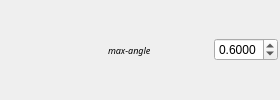
                      <widget class="QWidget" name="widget_2" native="true">
                       <layout class="QHBoxLayout" name="horizontalLayout_17">
                        <property name="leftMargin">
                         <number>2</number>
                        </property>
                        <property name="topMargin">
                         <number>2</number>
                        </property>
                        <property name="rightMargin">
                         <number>2</number>
                        </property>
                        <property name="bottomMargin">
                         <number>2</number>
                        </property>
                        <item>
                         <widget class="QLabel" name="label_8">
                          <property name="minimumSize">
                           <size>
                            <width>100</width>
                            <height>0</height>
                           </size>
                          </property>
                          <property name="text">
                           <string/>
                          </property>
                         </widget>
                        </item>
                        <item>
                         <widget class="QLabel" name="label_12">
                          <property name="minimumSize">
                           <size>
                            <width>100</width>
                            <height>0</height>
                           </size>
                          </property>
                          <property name="maximumSize">
                           <size>
                            <width>100</width>
                            <height>16777215</height>
                           </size>
                          </property>
                          <property name="font">
                           <font>
                            <family>FontAwesome</family>
                            <pointsize>7</pointsize>
                            <italic>true</italic>
                           </font>
                          </property>
                          <property name="text">
                           <string>max-angle</string>
                          </property>
                         </widget>
                        </item>
                        <item>
                         <widget class="QDoubleSpinBox" name="norMaxAngleSpin">
                          <property name="sizePolicy">
                           <sizepolicy hsizetype="Expanding" vsizetype="Fixed">
                            <horstretch>0</horstretch>
                            <verstretch>0</verstretch>
                           </sizepolicy>
                          </property>
                          <property name="decimals">
                           <number>4</number>
                          </property>
                          <property name="maximum">
                           <double>3.141500000000000</double>
                          </property>
                          <property name="singleStep">
                           <double>0.010000000000000</double>
                          </property>
                          <property name="value">
                           <double>0.600000000000000</double>
                          </property>
                         </widget>
                        </item>
                       </layout>
                      </widget>
